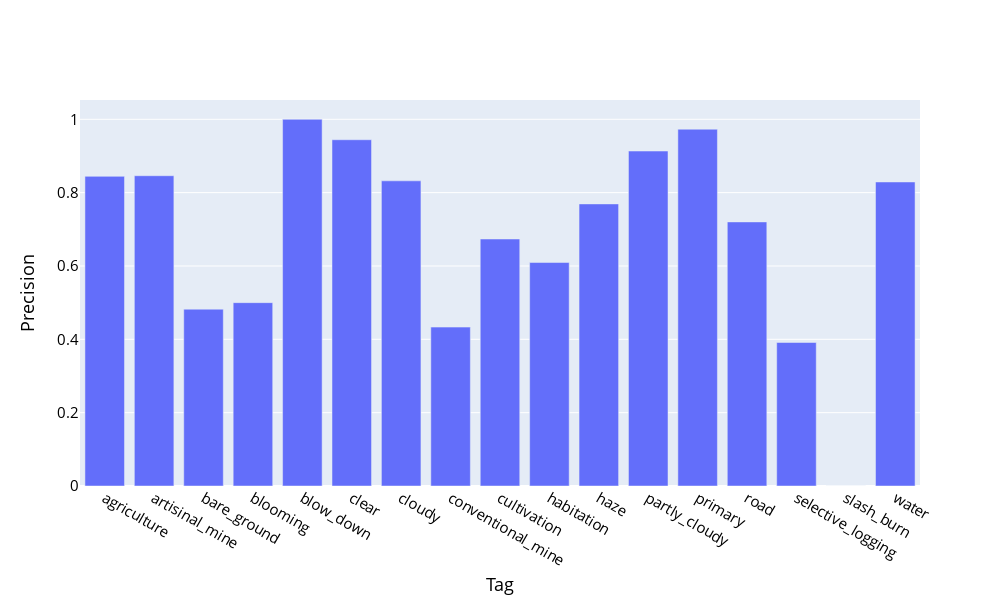

This figure's notebook cell:
### Code cell
# plot augment_model precision by tag
data=[go.Bar(x=list(augment_model_precision_by_tag.keys()), y=list(augment_model_precision_by_tag.values()))]
layout=dict(height=600, width=1000, xaxis_title='Tag', yaxis_title='Precision', font=dict(size=15, color='black'))
fig=dict(data=data, layout=layout)
fig = go.Figure(fig)
fig.show()

### Figure 1 — Plotly figure (JSON) as saved in the notebook; plotly's stock layout.template omitted (floating-point values rounded to 4 significant figures)
{"data": [{"type": "bar", "x": ["agriculture", "artisinal_mine", "bare_ground", "blooming", "blow_down", "clear", "cloudy", "conventional_mine", "cultivation", "habitation", "haze", "partly_cloudy", "primary", "road", "selective_logging", "slash_burn", "water"], "y": [0.8444, 0.8462, 0.4821, 0.5, 1, 0.9443, 0.8322, 0.4333, 0.6736, 0.6094, 0.7692, 0.9134, 0.973, 0.7202, 0.3913, 0, 0.8291]}], "layout": {"font": {"color": "black", "size": 15}, "height": 600, "width": 1000, "xaxis": {"title": {"text": "Tag"}}, "yaxis": {"title": {"text": "Precision"}}}}
